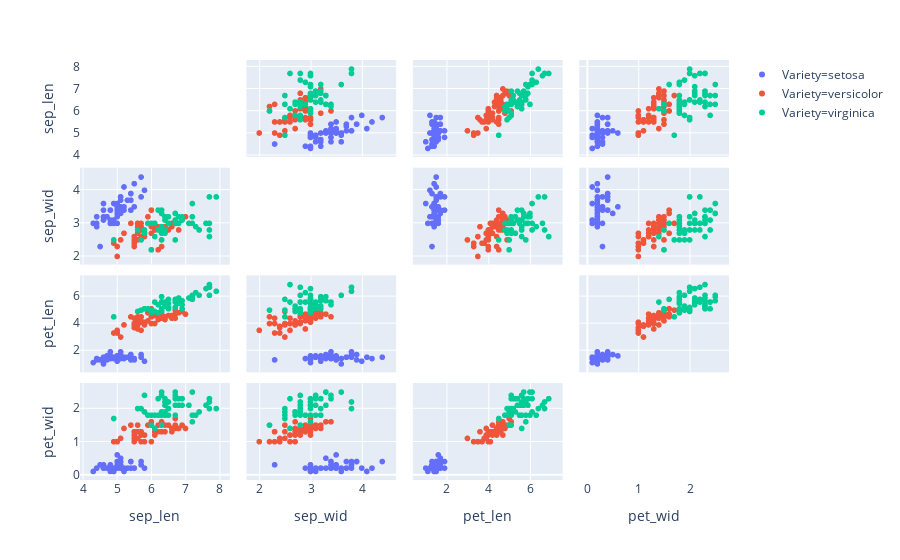

Source (notebook cell):
### Code cell
# scatterplot matrix
px.scatter_matrix(irisData, color='Variety', dimensions=features).update_traces(diagonal_visible=False).show()

### Figure 1 — Plotly figure (JSON) as saved in the notebook; plotly's stock layout.template omitted (floating-point values rounded to 4 significant figures)
{"data": [{"diagonal": {"visible": false}, "dimensions": [{"axis": {"matches": true}, "label": "sep_len", "values": [5.1, 4.9, 4.7, 4.6, 5, 5.4, 4.6, 5, 4.4, 4.9, 5.4, 4.8, 4.8, 4.3, 5.8, 5.7, 5.4, 5.1, 5.7, 5.1, 5.4, 5.1, 4.6, 5.1, 4.8, 5, 5, 5.2, 5.2, 4.7, 4.8, 5.4, 5.2, 5.5, 4.9, 5, 5.5, 4.9, 4.4, 5.1, 5, 4.5, 4.4, 5, 5.1, 4.8, 5.1, 4.6, 5.3, 5]}, {"axis": {"matches": true}, "label": "sep_wid", "values": [3.5, 3, 3.2, 3.1, 3.6, 3.9, 3.4, 3.4, 2.9, 3.1, 3.7, 3.4, 3, 3, 4, 4.4, 3.9, 3.5, 3.8, 3.8, 3.4, 3.7, 3.6, 3.3, 3.4, 3, 3.4, 3.5, 3.4, 3.2, 3.1, 3.4, 4.1, 4.2, 3.1, 3.2, 3.5, 3.6, 3, 3.4, 3.5, 2.3, 3.2, 3.5, 3.8, 3, 3.8, 3.2, 3.7, 3.3]}, {"axis": {"matches": true}, "label": "pet_len", "values": [1.4, 1.4, 1.3, 1.5, 1.4, 1.7, 1.4, 1.5, 1.4, 1.5, 1.5, 1.6, 1.4, 1.1, 1.2, 1.5, 1.3, 1.4, 1.7, 1.5, 1.7, 1.5, 1, 1.7, 1.9, 1.6, 1.6, 1.5, 1.4, 1.6, 1.6, 1.5, 1.5, 1.4, 1.5, 1.2, 1.3, 1.4, 1.3, 1.5, 1.3, 1.3, 1.3, 1.6, 1.9, 1.4, 1.6, 1.4, 1.5, 1.4]}, {"axis": {"matches": true}, "label": "pet_wid", "values": [0.2, 0.2, 0.2, 0.2, 0.2, 0.4, 0.3, 0.2, 0.2, 0.1, 0.2, 0.2, 0.1, 0.1, 0.2, 0.4, 0.4, 0.3, 0.3, 0.3, 0.2, 0.4, 0.2, 0.5, 0.2, 0.2, 0.4, 0.2, 0.2, 0.2, 0.2, 0.4, 0.1, 0.2, 0.2, 0.2, 0.2, 0.1, 0.2, 0.2, 0.3, 0.3, 0.2, 0.6, 0.4, 0.3, 0.2, 0.2, 0.2, 0.2]}], "hoverlabel": {"namelength": 0}, "hovertemplate": "Variety=setosa<br>%{xaxis.title.text}=%{x}<br>%{yaxis.title.text}=%{y}", "legendgroup": "Variety=setosa", "marker": {"color": "#636efa", "symbol": "circle"}, "name": "Variety=setosa", "showlegend": true, "type": "splom"}, {"diagonal": {"visible": false}, "dimensions": [{"axis": {"matches": true}, "label": "sep_len", "values": [7, 6.4, 6.9, 5.5, 6.5, 5.7, 6.3, 4.9, 6.6, 5.2, 5, 5.9, 6, 6.1, 5.6, 6.7, 5.6, 5.8, 6.2, 5.6, 5.9, 6.1, 6.3, 6.1, 6.4, 6.6, 6.8, 6.7, 6, 5.7, 5.5, 5.5, 5.8, 6, 5.4, 6, 6.7, 6.3, 5.6, 5.5, 5.5, 6.1, 5.8, 5, 5.6, 5.7, 5.7, 6.2, 5.1, 5.7]}, {"axis": {"matches": true}, "label": "sep_wid", "values": [3.2, 3.2, 3.1, 2.3, 2.8, 2.8, 3.3, 2.4, 2.9, 2.7, 2, 3, 2.2, 2.9, 2.9, 3.1, 3, 2.7, 2.2, 2.5, 3.2, 2.8, 2.5, 2.8, 2.9, 3, 2.8, 3, 2.9, 2.6, 2.4, 2.4, 2.7, 2.7, 3, 3.4, 3.1, 2.3, 3, 2.5, 2.6, 3, 2.6, 2.3, 2.7, 3, 2.9, 2.9, 2.5, 2.8]}, {"axis": {"matches": true}, "label": "pet_len", "values": [4.7, 4.5, 4.9, 4, 4.6, 4.5, 4.7, 3.3, 4.6, 3.9, 3.5, 4.2, 4, 4.7, 3.6, 4.4, 4.5, 4.1, 4.5, 3.9, 4.8, 4, 4.9, 4.7, 4.3, 4.4, 4.8, 5, 4.5, 3.5, 3.8, 3.7, 3.9, 5.1, 4.5, 4.5, 4.7, 4.4, 4.1, 4, 4.4, 4.6, 4, 3.3, 4.2, 4.2, 4.2, 4.3, 3, 4.1]}, {"axis": {"matches": true}, "label": "pet_wid", "values": [1.4, 1.5, 1.5, 1.3, 1.5, 1.3, 1.6, 1, 1.3, 1.4, 1, 1.5, 1, 1.4, 1.3, 1.4, 1.5, 1, 1.5, 1.1, 1.8, 1.3, 1.5, 1.2, 1.3, 1.4, 1.4, 1.7, 1.5, 1, 1.1, 1, 1.2, 1.6, 1.5, 1.6, 1.5, 1.3, 1.3, 1.3, 1.2, 1.4, 1.2, 1, 1.3, 1.2, 1.3, 1.3, 1.1, 1.3]}], "hoverlabel": {"namelength": 0}, "hovertemplate": "Variety=versicolor<br>%{xaxis.title.text}=%{x}<br>%{yaxis.title.text}=%{y}", "legendgroup": "Variety=versicolor", "marker": {"color": "#EF553B", "symbol": "circle"}, "name": "Variety=versicolor", "showlegend": true, "type": "splom"}, {"diagonal": {"visible": false}, "dimensions": [{"axis": {"matches": true}, "label": "sep_len", "values": [6.3, 5.8, 7.1, 6.3, 6.5, 7.6, 4.9, 7.3, 6.7, 7.2, 6.5, 6.4, 6.8, 5.7, 5.8, 6.4, 6.5, 7.7, 7.7, 6, 6.9, 5.6, 7.7, 6.3, 6.7, 7.2, 6.2, 6.1, 6.4, 7.2, 7.4, 7.9, 6.4, 6.3, 6.1, 7.7, 6.3, 6.4, 6, 6.9, 6.7, 6.9, 5.8, 6.8, 6.7, 6.7, 6.3, 6.5, 6.2, 5.9]}, {"axis": {"matches": true}, "label": "sep_wid", "values": [3.3, 2.7, 3, 2.9, 3, 3, 2.5, 2.9, 2.5, 3.6, 3.2, 2.7, 3, 2.5, 2.8, 3.2, 3, 3.8, 2.6, 2.2, 3.2, 2.8, 2.8, 2.7, 3.3, 3.2, 2.8, 3, 2.8, 3, 2.8, 3.8, 2.8, 2.8, 2.6, 3, 3.4, 3.1, 3, 3.1, 3.1, 3.1, 2.7, 3.2, 3.3, 3, 2.5, 3, 3.4, 3]}, {"axis": {"matches": true}, "label": "pet_len", "values": [6, 5.1, 5.9, 5.6, 5.8, 6.6, 4.5, 6.3, 5.8, 6.1, 5.1, 5.3, 5.5, 5, 5.1, 5.3, 5.5, 6.7, 6.9, 5, 5.7, 4.9, 6.7, 4.9, 5.7, 6, 4.8, 4.9, 5.6, 5.8, 6.1, 6.4, 5.6, 5.1, 5.6, 6.1, 5.6, 5.5, 4.8, 5.4, 5.6, 5.1, 5.1, 5.9, 5.7, 5.2, 5, 5.2, 5.4, 5.1]}, {"axis": {"matches": true}, "label": "pet_wid", "values": [2.5, 1.9, 2.1, 1.8, 2.2, 2.1, 1.7, 1.8, 1.8, 2.5, 2, 1.9, 2.1, 2, 2.4, 2.3, 1.8, 2.2, 2.3, 1.5, 2.3, 2, 2, 1.8, 2.1, 1.8, 1.8, 1.8, 2.1, 1.6, 1.9, 2, 2.2, 1.5, 1.4, 2.3, 2.4, 1.8, 1.8, 2.1, 2.4, 2.3, 1.9, 2.3, 2.5, 2.3, 1.9, 2, 2.3, 1.8]}], "hoverlabel": {"namelength": 0}, "hovertemplate": "Variety=virginica<br>%{xaxis.title.text}=%{x}<br>%{yaxis.title.text}=%{y}", "legendgroup": "Variety=virginica", "marker": {"color": "#00cc96", "symbol": "circle"}, "name": "Variety=virginica", "showlegend": true, "type": "splom"}], "layout": {"autosize": true, "dragmode": "select", "legend": {"tracegroupgap": 0}, "margin": {"t": 60}, "xaxis": {"autorange": true, "range": [3.836, 8.364], "type": "linear"}, "xaxis2": {"autorange": true, "range": [1.691, 4.709], "type": "linear"}, "xaxis3": {"autorange": true, "range": [0.2401, 7.66], "type": "linear"}, "xaxis4": {"autorange": true, "range": [-0.2091, 2.809], "type": "linear"}, "yaxis": {"autorange": true, "range": [3.836, 8.364], "type": "linear"}, "yaxis2": {"autorange": true, "range": [1.691, 4.709], "type": "linear"}, "yaxis3": {"autorange": true, "range": [0.2401, 7.66], "type": "linear"}, "yaxis4": {"autorange": true, "range": [-0.2091, 2.809], "type": "linear"}}}
